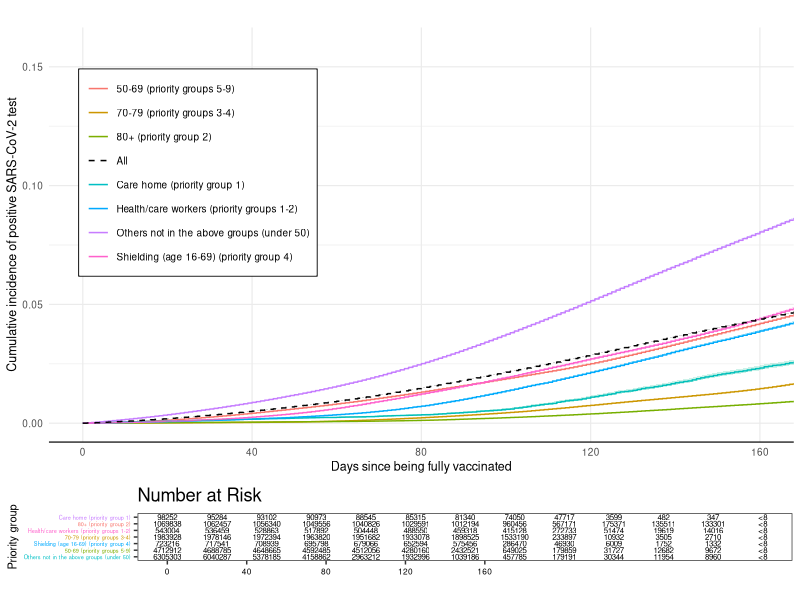

The R source for this figure:
######################################

# This script 
# - produces a cumulative incidence plot of follow-up-time
# - saves plot as svg

######################################


# Preliminaries ----

## Import libraries
library('tidyverse')
library('lubridate')
library('reshape2')
library('here')
library('survival')
library('survminer')

## Create output directory
dir.create(here::here("output", "figures"), showWarnings = FALSE, recursive=TRUE)

## Import data
surv_data_all <- read_csv(here::here("released_outputs", "output", "data", "surv_data_all.csv"))
surv_data_groups <- read_csv(here::here("released_outputs", "output", "data", "surv_data_groups.csv"))
surv_data_trial <- read_csv(here::here("released_outputs", "output", "data", "surv_data_trial.csv"))
surv_data_risk_table <- read_csv(here::here("released_outputs", "output", "data", "surv_data_risk_table.csv"))
surv_data_risk_table_trial <- read_csv(here::here("released_outputs", "output", "data", "surv_data_risk_table_trial.csv"))


## Plot
surv_plot <- surv_data_groups %>%
  ggplot(aes(x = time, y = cum.in, colour = group)) +
  geom_step(data = surv_data_all, aes(x = time, y = cum.in, colour = "All"), size = 1, linetype = 1) +
  geom_step(size = 0.5) +
  #geom_step(data = surv_data_trial, aes(x = time, y = cum.in, colour = "Trial"), size = 1, linetype = 1) +
  #geom_ribbon(aes(ymin = lci, ymax = uci, fill = group), alpha=0.2, colour = "transparent") +
  #geom_ribbon(data = surv_data_all, aes(ymin = lci, ymax = uci), alpha=0.2, colour="transparent") +
  #scale_x_continuous(breaks = seq(0, max(surv_data_groups$time),50)) +
  scale_y_continuous(expand = expansion(mult=c(0,0.01))) +
  coord_cartesian(xlim=c(0, 160)) +
  labs(
    x = "Days since being fully vaccinated",
    y = "Cumulative incidence of positive SARS-CoV-2 test",
    colour = "Priority Group",
    title = "") +
  theme_minimal(base_size = 9) +
  theme(
    legend.position = c(0.2,0.65),
    legend.background = element_rect(colour = "white"),
    legend.box.background = element_rect(colour = "black"),
    axis.line.x = element_line(colour = "black"),
    panel.grid.minor.x = element_blank(),
    legend.title = element_blank(),
    legend.box.margin = margin(t = 1, l = 1, b = 1, r = 1)) + 
  scale_color_manual(values = c("All" = "black",
                                "Care home (priority group 1)" = "#00BFC4",
                                "80+ (priority group 2)" = "#7CAE00",
                                "Health/care workers (priority groups 1-2)" = "#00A9FF",
                                "70-79 (priority groups 3-4)" = "#CD9600",
                                "Shielding (age 16-69) (priority group 4)" = "#FF61CC",
                                "50-69 (priority groups 5-9)" = "#F8766D",
                                "Others not in the above groups (under 50)" = "#C77CFF")) +
  guides(col = guide_legend(order = 1)) 

surv_table <- ggplot(surv_data_risk_table, aes(time, group)) + 
  geom_text(aes(label = n.risk), size = 2) +
  scale_x_continuous(breaks = c(0,40,80,120,160)) +
  theme_bw() + 
  theme(panel.grid.major = element_blank(),
        panel.grid.minor = element_blank(),
        strip.background = element_rect(fill= "white", size = 1),
        axis.text.x = element_text(color = "black", size = 6),
        axis.text.y = element_text(color = c("#00BFC4", "#7CAE00", "#00A9FF", "#CD9600", "#FF61CC",
                                             "#F8766D", "#C77CFF"), size = 4),
        axis.title = element_text(color = "black", size = 8),
        strip.text = element_text(color = "black", size = 3)) +
  scale_y_discrete(limits = c("Others not in the above groups (under 50)",
                              "50-69 (priority groups 5-9)",
                              "Shielding (age 16-69) (priority group 4)",
                              "70-79 (priority groups 3-4)",
                              "Health/care workers (priority groups 1-2)",
                              "80+ (priority group 2)",
                              "Care home (priority group 1)")) +
  xlab("") + 
  ylab("Priority group") +
  ggtitle("Number at Risk")

surv_plot_ci <- surv_data_groups %>%
  ggplot(aes(x = time, y = cum.in, colour = group)) +
  geom_step(size = 0.5) +
  geom_ribbon(aes(ymin = lci, ymax = uci, fill = group), alpha=0.2, colour = "transparent", show.legend = F) +
  geom_step(data = surv_data_all, aes(x = time, y = cum.in, colour = "All"), size = 0.5, linetype = 2) +
  geom_ribbon(data = surv_data_all, aes(ymin = lci, ymax = uci), alpha=0.2, colour="transparent", show.legend = F) +
  scale_x_continuous(breaks = c(0,40,80,120,160)) +
  coord_cartesian(xlim=c(0,160)) +
  labs(
    x = "Days since being fully vaccinated",
    y = "Cumulative incidence of positive SARS-CoV-2 test",
    colour = "Priority Group",
    title = "") +
  theme_minimal(base_size = 9) +
  theme(
    legend.position = c(0.2,0.65),
    legend.background = element_rect(colour = "white"),
    legend.box.background = element_rect(colour = "black"),
    axis.line.x = element_line(colour = "black"),
    panel.grid.minor.x = element_blank(),
    legend.title = element_blank(),
    legend.box.margin = margin(t = 1, l = 1, b = 1, r = 1)) + 
  scale_color_manual(values = c("All" = "black",
                                "Care home (priority group 1)" = "#00BFC4",
                                "80+ (priority group 2)" = "#7CAE00",
                                "Health/care workers (priority groups 1-2)" = "#00A9FF",
                                "70-79 (priority groups 3-4)" = "#CD9600",
                                "Shielding (age 16-69) (priority group 4)" = "#FF61CC",
                                "50-69 (priority groups 5-9)" = "#F8766D",
                                "Others not in the above groups (under 50)" = "#C77CFF")) +
  guides(col = guide_legend(order = 1)) 

gA <- ggplotGrob(surv_plot_ci)
gB <- ggplotGrob(surv_table)
maxWidth = grid::unit.pmax(gA$widths[2:5], gB$widths[2:5])
gA$widths[2:5] <- as.list(maxWidth)
gB$widths[2:5] <- as.list(maxWidth)
surv_plot_table <- gridExtra::grid.arrange(gA, gB, ncol=1,heights = c(4, 1))


## Save plot
ggsave(
  here::here("output", "figures", "figure1.png"),
  surv_plot_table,
  units = "cm", width = 35, height = 20
)
